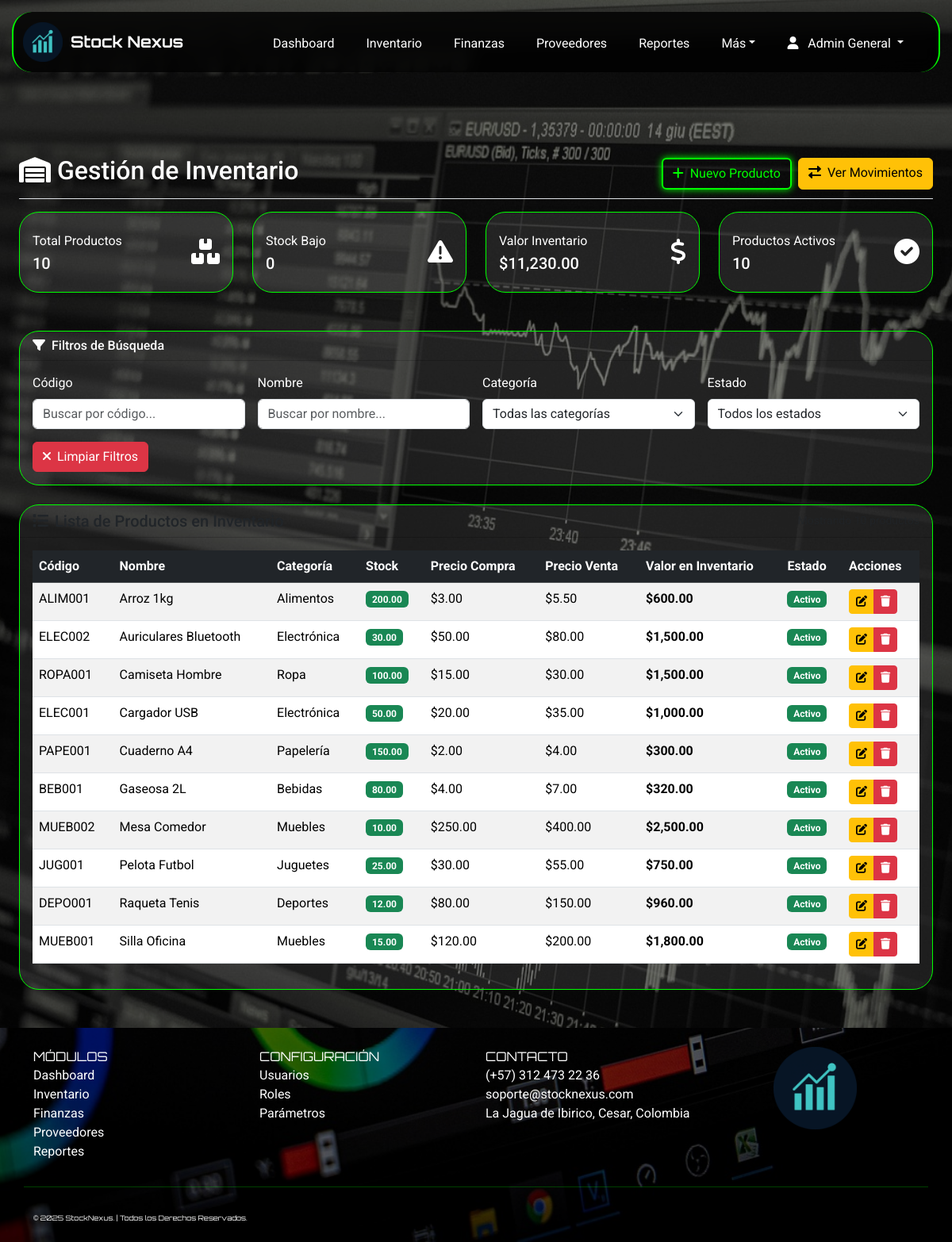
The page /index.php?page=inventario (signed in) on the database as committed earlier.
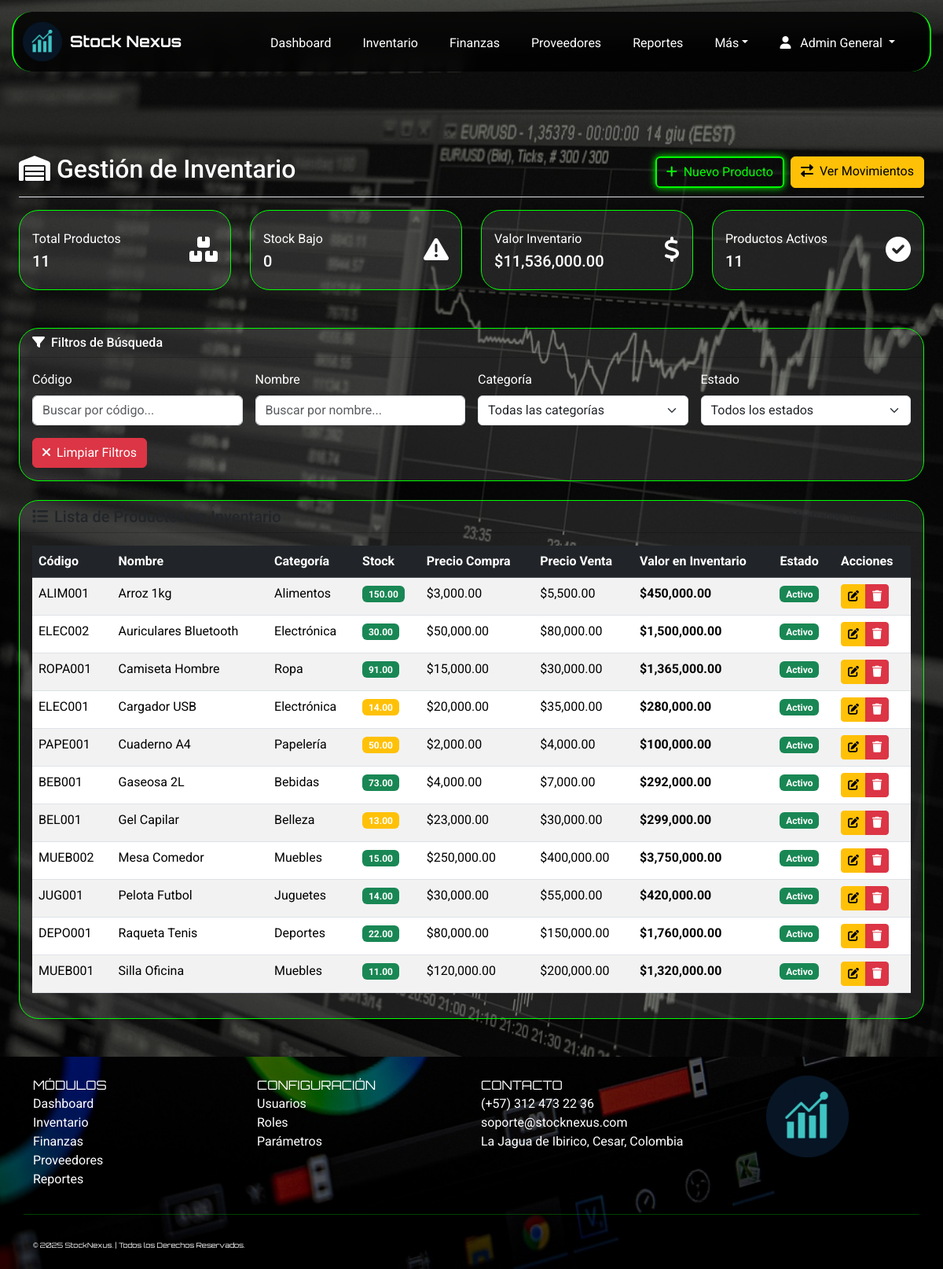
The same page on the database as committed later.
### tables this page shows
CREATE TABLE IF NOT EXISTS `productos` (
  `id_producto` int(11) NOT NULL AUTO_INCREMENT,
  `codigo_producto` varchar(50) NOT NULL,
  `nombre_producto` varchar(150) NOT NULL,
  `id_categoria` int(11) DEFAULT NULL,
  `descripcion` text DEFAULT NULL,
  `stock_actual` decimal(10,2) DEFAULT 0.00,
  `stock_minimo` decimal(10,2) DEFAULT 0.00,
  `unidad_medida` varchar(30) DEFAULT 'Unidad',
  `precio_compra` decimal(12,2) DEFAULT 0.00,
  `precio_venta` decimal(12,2) DEFAULT 0.00,
  `estado` enum('Activo','Inactivo') DEFAULT 'Activo',
  PRIMARY KEY (`id_producto`),
  UNIQUE KEY `uk_productos_codigo` (`codigo_producto`),
  KEY `idx_productos_id_categoria` (`id_categoria`)
);

CREATE TABLE IF NOT EXISTS `categorias` (
  `id_categoria` int(11) NOT NULL AUTO_INCREMENT,
  `nombre_categoria` varchar(100) NOT NULL,
  `descripcion` text DEFAULT NULL,
  `estado` enum('Activo','Inactivo') DEFAULT 'Activo',
  PRIMARY KEY (`id_categoria`)
);

### app/controllers/ProductoController.php (called while the page is built, shortened)
<?php
class ProductoController {
    private $db;
    public function __construct($database) {
        $this->db = $database;
    }
    public function listar() {
        try {
            $stmt = $this->db->query("
                SELECT p.*, c.nombre_categoria
                FROM productos p
                LEFT JOIN categorias c ON p.id_categoria = c.id_categoria
                ORDER BY p.nombre_producto
            ");
            return $stmt->fetchAll();
        } catch (PDOException $e) {
            error_log("Error en listar productos: " . $e->getMessage());
            return [];
        }
    }
}
?>

### app/views/Inventario/inventario.php (the view, shortened to what the rows shown need)
<?php
$productoController = new ProductoController($db);
$productos = $productoController->listar();
?>
<div class="container-fluid px-4 pb-5">
    <div class="d-flex justify-content-between flex-wrap flex-md-nowrap align-items-center pt-3 pb-2 mb-3 border-bottom"
            style="margin-top:180px;">
        <h1 class="h2"><i class="fas fa-warehouse me-2"></i>Gestión de Inventario</h1>
    </div>
    <div class="card">
        <div class="card-body">
            <div class="table-responsive">
                <table class="table table-striped table-hover" id="tablaInventario">
                    <thead class="table-dark">
                        <tr>
                            <th>Código</th>
                            <th>Nombre</th>
                            <th>Categoría</th>
                            <th>Stock</th>
                            <th>Precio Compra</th>
                            <th>Precio Venta</th>
                            <th>Valor en Inventario</th>
                            <th>Estado</th>
                            <th>Acciones</th>
                        </tr>
                    </thead>
                    <tbody id="cuerpoTabla">
                        <?php foreach ($productos as $producto):
                            $valorInventario = $producto['stock_actual'] * $producto['precio_compra'];
                        ?>
                        <tr data-estado="<?= $producto['estado'] ?>">
                            <td><?= $producto['codigo_producto'] ?></td>
                            <td><?= $producto['nombre_producto'] ?></td>
                            <td><?= $producto['nombre_categoria'] ?: 'Sin categoría' ?></td>
                            <td>
                                <span class="badge bg-<?= $producto['stock_actual'] <= $producto['stock_minimo'] ? 'danger' : ($producto['stock_actual'] <= ($producto['stock_minimo'] * 2) ? 'warning' : 'success') ?>">
                                    <?= $producto['stock_actual'] ?>
                                </span>
                            </td>
                            <td>$<?= number_format($producto['precio_compra'], 2) ?></td>
                            <td>$<?= number_format($producto['precio_venta'], 2) ?></td>
                            <td><strong>$<?= number_format($valorInventario, 2) ?></strong></td>
                            <td>
                                <span class="badge bg-<?= $producto['estado'] == 'Activo' ? 'success' : 'secondary' ?>">
                                    <?= $producto['estado'] ?>
                                </span>
                            </td>
                            <td>
                                <div class="btn-group btn-group-sm">
                                    <a href="index.php?page=editar_producto&id=<?= $producto['id_producto'] ?>"
                                    class="btn btn-warning" title="Editar">
                                        <i class="fas fa-edit"></i>
                                    </a>
                                    <button type="button" class="btn btn-danger btn-eliminar"
                                            data-id="<?= $producto['id_producto'] ?>"
                                            data-nombre="<?= htmlspecialchars($producto['nombre_producto']) ?>"
                                            title="Eliminar Permanentemente">
                                        <i class="fas fa-trash"></i>
                                    </button>
                                </div>
                            </td>
                        </tr>
                        <?php endforeach; ?>
                    </tbody>
                </table>
            </div>
        </div>
    </div>
</div>

Rows that differ between the two databases and show on the page:
changed productos "ALIM001": stock_actual "200.00" → "150.00"; precio_compra "3.00" → "3,000.00"; precio_venta "5.50" → "5,500.00"; valorInventario "600.00" → "450,000.00"
changed productos "ELEC002": precio_compra "50.00" → "50,000.00"; precio_venta "80.00" → "80,000.00"; valorInventario "1,500.00" → "1,500,000.00"
changed productos "ROPA001": stock_actual "100.00" → "91.00"; precio_compra "15.00" → "15,000.00"; precio_venta "30.00" → "30,000.00"; valorInventario "1,500.00" → "1,365,000.00"
changed productos "ELEC001": stock_actual "50.00" → "14.00"; precio_compra "20.00" → "20,000.00"; precio_venta "35.00" → "35,000.00"; valorInventario "1,000.00" → "280,000.00"
changed productos "PAPE001": stock_actual "150.00" → "50.00"; precio_compra "2.00" → "2,000.00"; precio_venta "4.00" → "4,000.00"; valorInventario "300.00" → "100,000.00"
changed productos "BEB001": stock_actual "80.00" → "73.00"; precio_compra "4.00" → "4,000.00"; precio_venta "7.00" → "7,000.00"; valorInventario "320.00" → "292,000.00"
added productos: codigo_producto "BEL001", nombre_producto "Gel Capilar", id_categoria.nombre_categoria "Belleza", stock_actual "13.00", precio_compra "23,000.00", precio_venta "30,000.00", valorInventario "299,000.00", estado "Activo"
changed productos "MUEB002": stock_actual "10.00" → "15.00"; precio_compra "250.00" → "250,000.00"; precio_venta "400.00" → "400,000.00"; valorInventario "2,500.00" → "3,750,000.00"
changed productos "JUG001": stock_actual "25.00" → "14.00"; precio_compra "30.00" → "30,000.00"; precio_venta "55.00" → "55,000.00"; valorInventario "750.00" → "420,000.00"
changed productos "DEPO001": stock_actual "12.00" → "22.00"; precio_compra "80.00" → "80,000.00"; precio_venta "150.00" → "150,000.00"; valorInventario "960.00" → "1,760,000.00"
changed productos "MUEB001": stock_actual "15.00" → "11.00"; precio_compra "120.00" → "120,000.00"; precio_venta "200.00" → "200,000.00"; valorInventario "1,800.00" → "1,320,000.00"
Other text that changed with them:
count($productos): "10" → "11"
$valorTotal: "11,230.00" → "11,536,000.00"
text no longer shown: "10"
text now shown: "11"
